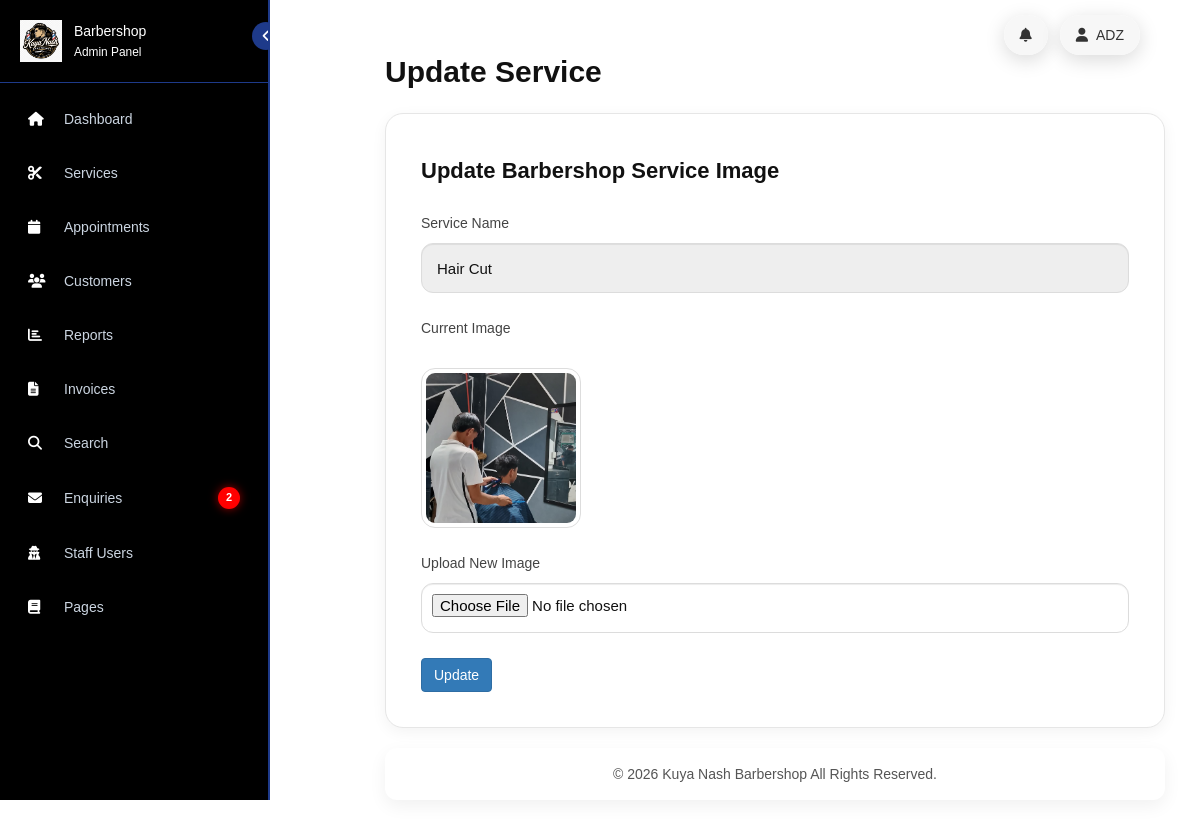
Page /admin/update-image.php?lid=18 (signed in) on the committed database.
### tables this page shows
CREATE TABLE `tblservices` (
  `ID` int(10) NOT NULL,
  `ServiceName` varchar(200) DEFAULT NULL,
  `ServiceDescription` mediumtext DEFAULT NULL,
  `Cost` int(10) DEFAULT NULL,
  `Image` varchar(200) DEFAULT NULL,
  `CreationDate` timestamp NULL DEFAULT current_timestamp()
);

### admin/update-image.php (the view, shortened to what this page needs)
<!DOCTYPE HTML>
<html lang="en">
<head>
    <link href="css/bootstrap.css" rel="stylesheet">
    <link href="css/font-awesome.css" rel="stylesheet">
</head>
<body class="cbp-spmenu-push">
<div class="main-content">
    <?php include_once('includes/sidebar.php');?>
    <div id="page-wrapper">
        <?php include_once('includes/header.php');?>
        <h2 class="page-title">Update Service</h2>
        <div class="card-box">
            <h4>Update Barbershop Service Image</h4>
            <form method="post" enctype="multipart/form-data">
                <?php
                $cid = intval($_GET['lid']);
                $ret = mysqli_query($con, "SELECT * FROM tblservices WHERE ID='$cid'");
                while ($row = mysqli_fetch_array($ret)) {
                ?>
                <div class="form-group">
                    <label>Service Name</label>
                    <input
                        type="text"
                        class="form-control"
                        value="<?php echo $row['ServiceName'];?>"
                        readonly
                    >
                </div>
                <div class="form-group">
                    <label>Current Image</label><br>
                    <img
                        src="images/<?php echo $row['Image'];?>"
                        class="service-image"
                        alt="Service Image"
                    >
                </div>
                <div class="form-group">
                    <label>Upload New Image</label>
                    <input
                        type="file"
                        class="form-control"
                        name="image"
                        required
                    >
                </div>
                <?php } ?>
                <button type="submit" name="submit" class="btn btn-primary">
                    Update
                </button>
            </form>
        </div>
        <?php include_once('includes/footer.php');?>
    </div>
</div>
</body>
</html>

### admin/includes/header.php (shortened to what this page needs)
<?php
include('includes/dbconnection.php');
$adid = $_SESSION['bpmsaid'];
$stmt = $con->prepare("SELECT AdminName, Email FROM tbladmin WHERE ID=?");
$stmt->bind_param("i", $adid);
$stmt->execute();
$result = $stmt->get_result();
$row = $result->fetch_assoc();
$name  = $row['AdminName'] ?? 'Admin';
?>
<!DOCTYPE html>
<html>
<head>
<link href="https://cdnjs.cloudflare.com/ajax/libs/font-awesome/6.5.0/css/all.min.css" rel="stylesheet">
</head>
<body>
<div class="header">
  <div class="icon" onclick="toggleMenu('notifMenu')">
    <i class="fa fa-bell"></i>
  </div>
  <div class="profile-trigger" onclick="toggleMenu('profileMenu')">
    <i class="fa fa-user"></i>
    <?= htmlspecialchars($name) ?>
  </div>
</div>
</body>
</html>

### admin/update-image.php (style rules this page uses)
* { margin:0; padding:0; box-sizing:border-box; }
body { background:#ffffff; font-family:'Poppins', sans-serif; }
#page-wrapper { margin-left:350px; padding:35px; min-height:100vh; background:#fff; }
.page-title { font-size:30px; font-weight:600; color:#111; margin-bottom:25px; }
.card-box { width:100%; max-width:950px; background:#fff; border-radius:18px; padding:35px; border:1px solid #e6e6e6; box-shadow:0 4px 15px rgba(0,0,0,0.05); }
.card-box h4 { font-size:22px; font-weight:600; margin-bottom:30px; color:#111; }
.form-group { margin-bottom:25px; }
.form-group label { display:block; margin-bottom:10px; font-size:14px; font-weight:500; color:#444; }
.form-control { width:100%; height:50px; border:1px solid #dcdcdc; border-radius:12px; padding:12px 15px; font-size:15px; background:#fff; color:#111; transition:0.3s; }
input[type="file"] { padding:10px; }
.service-image { width:160px; height:160px; object-fit:cover; border-radius:14px; border:1px solid #dddddd; padding:4px; background:#fff; }

### admin/includes/sidebar.php (style rules this page uses)
:root { --black:#000; --white:#fff; --blue:#1e3a8a; --blue-light:#2563eb; --gray:#cbd5e1; }
body { margin:0; font-family:Segoe UI, sans-serif; background:var(--white); }

### admin/includes/header.php (style rules this page uses)
body { margin:0; font-family:Arial, sans-serif; }
.header { position:fixed; top:15px; right:60px; display:flex; gap:12px; z-index:9999; }
.icon, .profile-trigger { position:relative; display:flex; align-items:center; gap:8px; cursor:pointer; background:rgba(247, 247, 247, 0.95); padding:10px 16px; border-radius:25px; box-shadow:0 5px 20px rgba(0,0,0,0.15); font-size:14px; }

### rows in the picture
tblservices: ServiceName "Hair Cut", Image (picture)

### other values in the picture
$notifCount "2"
$name "ADZ"
